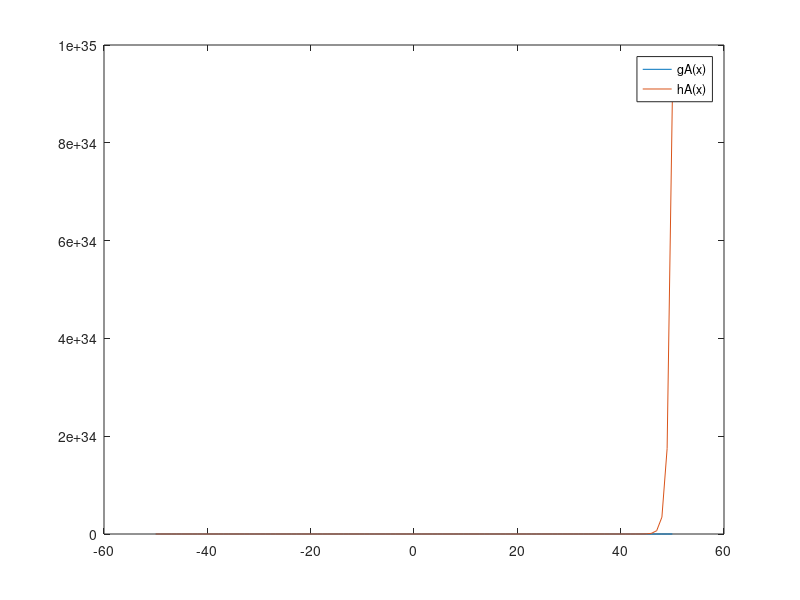
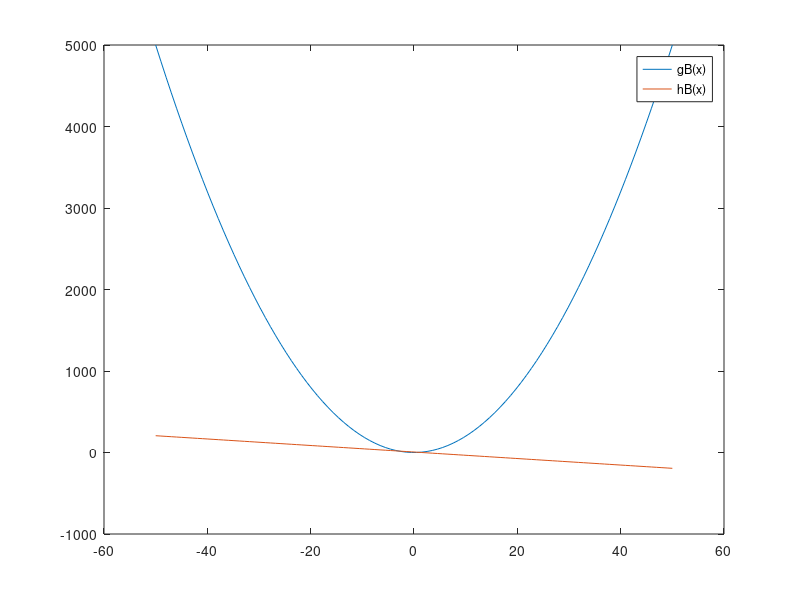

MATLAB code for these plots, in order:
%{
A partir da equação f(x) = 0, obtenha a equação equivalente g(x) = h(x),
esboce os gráficos das funções f(x) e h(x) no mesmo eixo cartesiano e
localize os pontos x onde as duas curvas se interceptam, pois neste caso
f(𝜉) = 0 ⇔ g(𝜉) = h(𝜉). Use o Octave.
a. 𝑓(𝑥) = 𝑥 − 5
𝑥
b. 𝑓(𝑥) = 2𝑥
2
+ 4𝑥 − 6
%}

# A
funcA = @(x) sqrt(x) - 5 .^ x;
gA = @(x) sqrt(x);
hA = @(x) 5 .^ x;

x = linspace(-50, 50);

figure
plot(x, gA(x));
hold on;
plot(x, hA(x));
legend("gA(x)", "hA(x)");

# B
funcB = @(x) 2 * x .^ 2 + 4 * x - 6;
gB = @(x) 2 * x .^ 2;
hB = @(x) - 4 * x + 6;

figure
plot(x, gB(x));
hold on;
plot(x, hB(x));
legend("gB(x)", "hB(x)");
